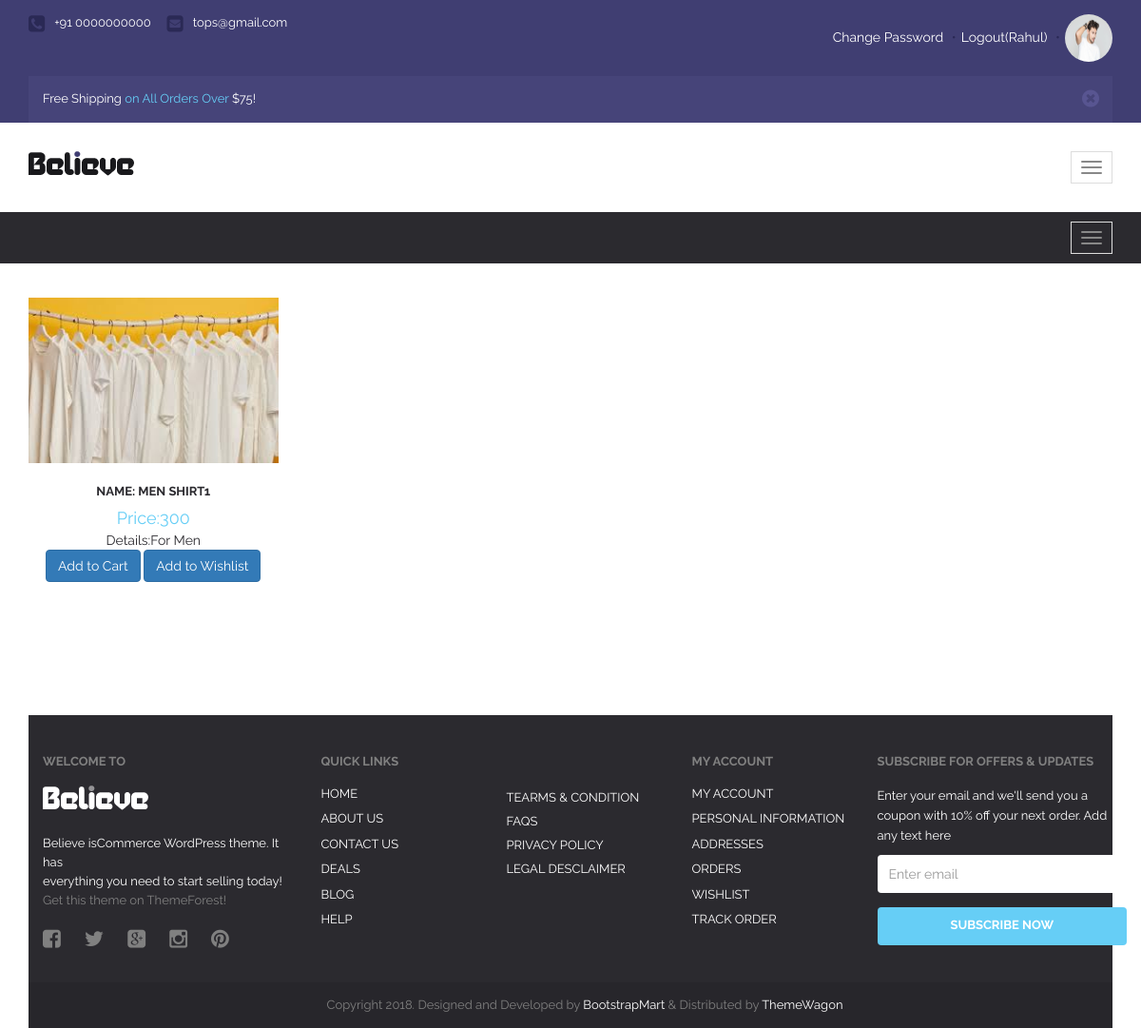
Page /product-details/9/ (signed in) on the committed database.
### myapp/models.py (models this page shows, shortened)
class User(models.Model):
	fname=models.CharField(max_length=100)
	lname=models.CharField(max_length=100)
	email=models.EmailField()
	mobile=models.PositiveIntegerField()
	address=models.TextField()
	password=models.CharField(max_length=100)
	profile_picture=models.ImageField(upload_to="profile_picture/",default="")
	usertype=models.CharField(max_length=100,default="buyer")

class Product(models.Model):
	category=(
			('Men','Men'),
			('Women','Women'),
			('Kids','Kids'),
		)
	seller=models.ForeignKey(User,on_delete=models.CASCADE)
	product_name=models.CharField(max_length=100)
	product_category=models.CharField(max_length=100,choices=category)
	product_price=models.PositiveIntegerField()
	product_desc=models.TextField()
	product_image=models.ImageField(upload_to="product_image/")

### myapp/views.py (the view)
# urls.py: path('product-details/<int:pk>/',views.product_details,name='product-details'),
def product_details(request,pk):
	wishlist_flag=False
	cart_flag=False
	user=User.objects.get(email=request.session['email'])
	product=Product.objects.get(pk=pk)
	try:
		Wishlist.objects.get(user=user,product=product)
		wishlist_flag=True
	except:
		pass
	try:
		Cart.objects.get(user=user,product=product,payment_status=False)
		cart_flag=True
	except:
		pass
	return render(request,'product-details.html',{'product':product, 'wishlist_flag':wishlist_flag , 'cart_flag':cart_flag})

### myapp/templates/product-details.html (shortened to what this page needs)
{% extends 'header.html' %}
{% block content %}
{% load static %}
<!DOCTYPE html>
<html lang="en">
  <head>
  </head>
  <body>
      <div id="wrapper" class="homepage-1">
              <div class="newest">
                  <div class="container">
                      <div class="newest-content">
                          <div class="newest-tab">
                              <div id="myTabContent" class="tab-content">
                                  <div role="tabpanel" class="tab-pane fade in active" id="1" aria-labelledby="cat-1">
                                      <div class="row clearfix">
                                          <div class="col-md-3 prdct-grid">
                                              <div class="product-fade">
													<div class="product-fade-wrap">
                                                            <div class="item"><img src="{{product.product_image.url}}" alt="" class="img-responsive"></div>
													</div>
                                              </div>
                                              <div class="product-name">
                                                  <a href="">Name: {{product.product_name}}</a>
                                              </div>
                                              <div class="product-price">
                                                  Price:{{product.product_price}}
                                              </div>
                                              <div class="product-desc">
                                                  Details:{{product.product_desc}}
                                              </div>
                                              {% if request.session.email %}
                                                      {% if cart_flag == False %}
                                                      <a href="{% url 'add-to-cart' pk=product.pk %}"> <input type="button" class="btn btn-primary" value="Add to Cart"></a>
                                                      {% else %}
                                                      <a href="{% url 'remove-from-cart' pk=product.pk %}"> <input type="button" class="btn btn-danger" value="Remove From Cart"></a>
                                                      {% endif %}
                                                      {% if wishlist_flag == False %}
                                                      <a href="{% url 'add-to-wishlist' pk=product.pk %}"> <input type="button" class="btn btn-primary" value="Add to Wishlist"></a>
                                                      {% else %}
                                                      <a href="{% url 'remove-from-wishlist' pk=product.pk %}"> <input type="button" class="btn btn-danger" value="Remove From Wishlist"></a>
                                                      {% endif %}
                                                      </div>
                                              {% else %}
                                                <div class="product-name">
                                                <a href="{% url 'login' %}"> <input type="button" class="btn btn-primary" value="LOGIN"></a>
                                              </div>
                                              {% endif %}
                                          </div>
                  </div>
              </div>
          </div>
      </div>
  </body>
</html>
{% endblock %}

### myapp/templates/header.html (shortened to what this page needs)
{% load static %}
<!DOCTYPE html>
<html lang="en">
  <head>
    <link href="{% static 'font-awesome/css/font-awesome.css' %}" rel='stylesheet' type='text/css'>
    <link href="{% static 'css/bootstrap.min.css' %}" rel="stylesheet">
    <link href="{% static 'style.css' %}" rel="stylesheet">
    <link href="{% static 'responsive.css' %}" rel="stylesheet">
    <link href="{% static 'css/owl.carousel.css' %}" rel="stylesheet">
    <link href="{% static 'css/owl.theme.css' %}" rel="stylesheet">
    <link href="{% static 'css/owl.transitions.css' %}" rel="stylesheet">
    <link href="{% static 'css/prettyPhoto.css' %}" rel="stylesheet">
  </head>
  <body>
      <div id="wrapper" class="homepage-1">
          <div id="header">
              <div class="top">
                  <div class="container">
                      <ul class="top-support">
                          <li><i class="fa fa-phone-square"></i><span>+91 0000000000</span></li>
                          <li><a href=""><i class="fa fa-envelope-square"></i><span>tops@gmail.com</span></a></li>
                      </ul>
                      <div class="top-control">
                        {% if request.session.email %}
                        <a href="{% url 'change-password' %}">Change Password</a>
                        <span>•</span><a href="{% url 'logout' %}">Logout({{request.session.fname}})</a>
                        <span>•</span><a href="{% url 'profile' %}"><img src="{{request.session.profile_picture}}"style="width: 50px; height: 50px; border-radius: 50%"></a>
                        {% else %}
                        <a href="{% url 'register' %}">Register</a><span>•</span>
                        <a href="{% url 'login' %}">Login</a>
                        {% endif %}
                      </div>
                      <div class="clearfix"></div>
                      <div class="top-offers show-mobile">
                          <div class="alert alert-warning alert-dismissible fade in offers" role="alert">
                              <button type="button" class="close" data-dismiss="alert" aria-label="Close"><span aria-hidden="true"><i class="fa fa-times-circle"></i></span></button>
                              Free Shipping <a href="">on All Orders Over</a> $75!
                          </div>
                      </div>
                  </div>
              </div>
              <div id="believe-nav">
                  <div class="container">
                      <div class="min-marg">
                          <nav class="navbar navbar-default">
                                  <div class="navbar-header">
                                      <button type="button" class="navbar-toggle collapsed" data-toggle="collapse" data-target="#bs-example-navbar-collapse-1">
                                          <span class="icon-bar"></span>
                                          <span class="icon-bar"></span>
                                          <span class="icon-bar"></span>
                                      </button>
                                      <a class="navbar-brand" href="/"><img src="{% static 'images/logo.png' %}" alt=""></a>
                                  </div>
                          </nav>
                      </div>
                  </div>
              </div>
              <div id="cat-nav">
              <div class="container">
                  <nav class="navbar navbar-default">
                      <div class="navbar-header">
                          <button type="button" class="navbar-toggle collapsed" data-toggle="collapse" data-target="#cat-nav-mega">
                              <span class="icon-bar"></span>
                              <span class="icon-bar"></span>
                              <span class="icon-bar"></span>
                          </button>
                      </div>
                  </nav>
              </div>
              </div>
          </div>
          {% block content %}
          {% endblock %}
          <div id="footer">
              <div class="footer-widget">
                  <div class="container">
                      <div class="row">
                          <div class="col-md-3">
                              <div class="text-widget">
                                  <div class="wid-title">Welcome to</div>
                                  <img src="{% static 'images/logo-white.png' %}" alt="ft-logo">
                                  <p>
                                      Believe isCommerce WordPress theme. It has<br/>everything you need to start selling today! <a href="">Get this theme on ThemeForest!</a>
                                  </p>
                                  <ul class="ft-soc clearfix">
                                      <li><a href=""><i class="fa fa-facebook-square"></i></a></li>
                                      <li><a href=""><i class="fa fa-twitter"></i></a></li>
                                      <li><a href=""><i class="fa fa-google-plus-square"></i></a></li>
                                      <li><a href=""><i class="fa fa-instagram"></i></a></li>
                                      <li><a href=""><i class="fa fa-pinterest"></i></a></li>
                                  </ul>
                              </div>
                          </div>
                          <div class="col-md-2">
                              <div class="quick-links">
                                  <div class="wid-title">Quick Links</div>
                                  <ul>
                                      <li><a href="index.html">Home</a></li>
                                      <li><a href="#">About US</a></li>
                                      <li><a href="contact.html">contact US</a></li>
                                      <li><a href="#">deals</a></li>
                                      <li><a href="blog.html">blog</a></li>
                                      <li><a href="#">help</a></li>
                                  </ul>
                              </div>
                          </div>
                          <div class="col-md-2">
                              <div class="term">
                                  <div class="wid-title">&nbsp;</div>
                                  <p>
                                      <a href="#">Tearms & condition</a><br/>
                                      <a href="#">FAQs</a><br/>
                                      <a href="#">Privacy Policy</a><br/>
                                      <a href="#">Legal Desclaimer</a><br/>
                                  </p>
                              </div>
                          </div>
                          <div class="col-md-2">
                              <div class="quick-links">
                                  <div class="wid-title">My Account</div>
                                  <ul>
                                      <li><a href="#">My Account</a></li>
                                      <li><a href="#">Personal Information</a></li>
                                      <li><a href="#">Addresses</a></li>
                                      <li><a href="#">Orders</a></li>
                                      <li><a href="#">Wishlist</a></li>
                                      <li><a href="#">track order</a></li>
                                  </ul>
                              </div>
                          </div>
                          <div class="col-md-3">
                              <div class="subscribe">
                                  <div class="wid-title">Subscribe for OFFERS & UPDATES</div>
                                  <p>
                                      Enter your email and we'll send you a coupon
                                      with 10% off your next order. Add any text here
                                  </p>
                                  <form>
                                      <div class="form-group">
                                          <input type="email" class="form-control" id="exampleInputEmail1" placeholder="Enter email">
                                      </div>
                                      <button type="submit" class="btn btn-default">Subscribe Now</button>
                                  </form>
                              </div>
                          </div>
                      </div>
                  </div>
              </div>
              <div class="footer-text">
                  <div class="container">
                      <p>Copyright 2018. Designed and Developed by <a href="https://bootstrapmart.com/">BootstrapMart </a> &amp; Distributed by <a href="https://themewagon.com/">ThemeWagon</a></p>
                  </div>
              </div>
          </div>
      </div>
  </body>
</html>

### myapp/static/responsive.css (style rules this page uses)
.top-offers.show-mobile, #open-srch-form-mod { display:none; }
@media (max-width:1200px) { #cat-nav .navbar-toggle { margin:10px 0; } }
@media (max-width:1200px) { .top-offers { display:none; } }
@media (max-width:1200px) { .top-offers.show-mobile { display:block; float:none; width:100%; max-width:none; } }
@media (max-width:1200px) { .offers { width:100%; max-width:none; } }
@media (max-width:1200px) { .navbar-header { float: none; } }
@media (max-width:1200px) { .navbar-toggle { display: block; margin:0 15px; border-radius:0; } }

### rows in the picture
User: session.fname "Rahul"
Product: product_image (picture), product_name "MEN SHIRT1", product_price "300", product_desc "For Men"
